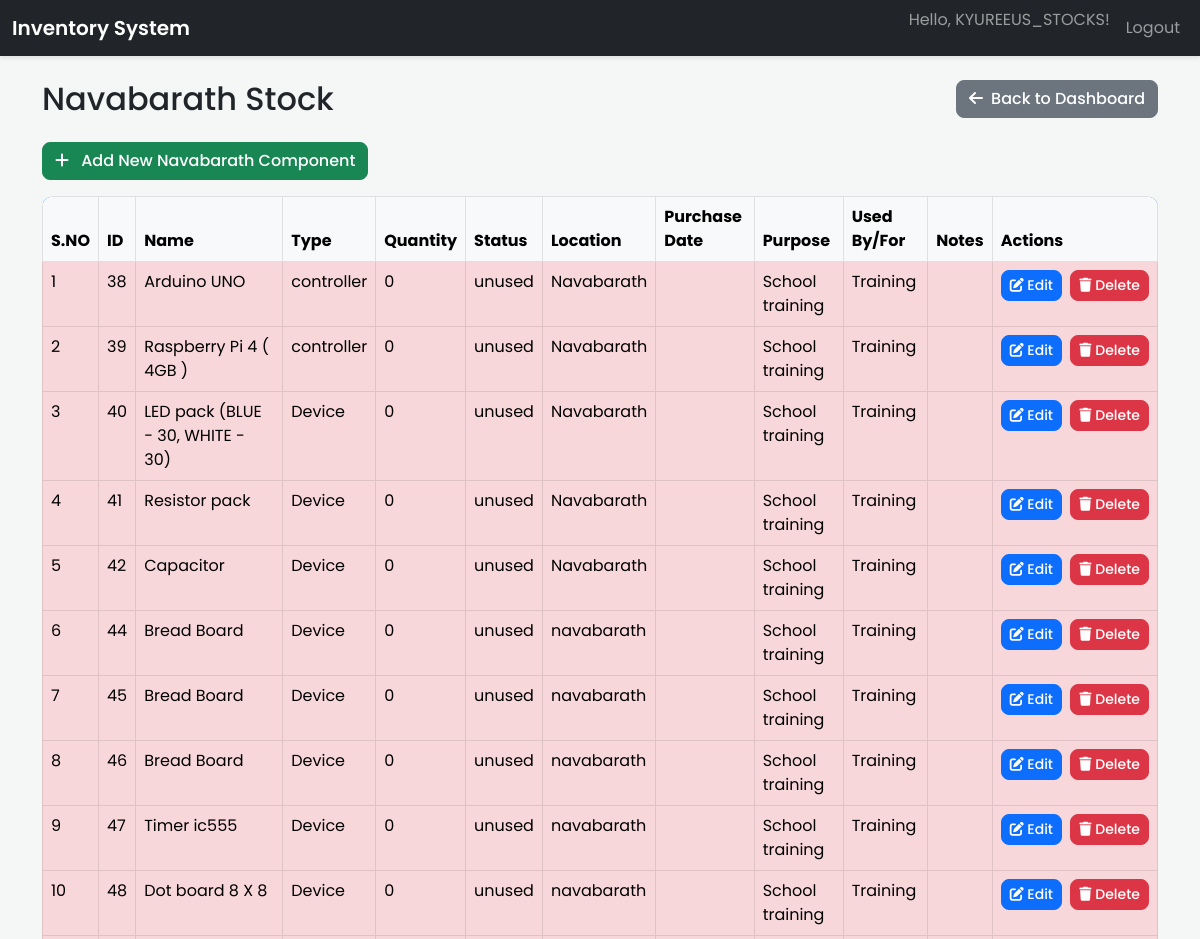
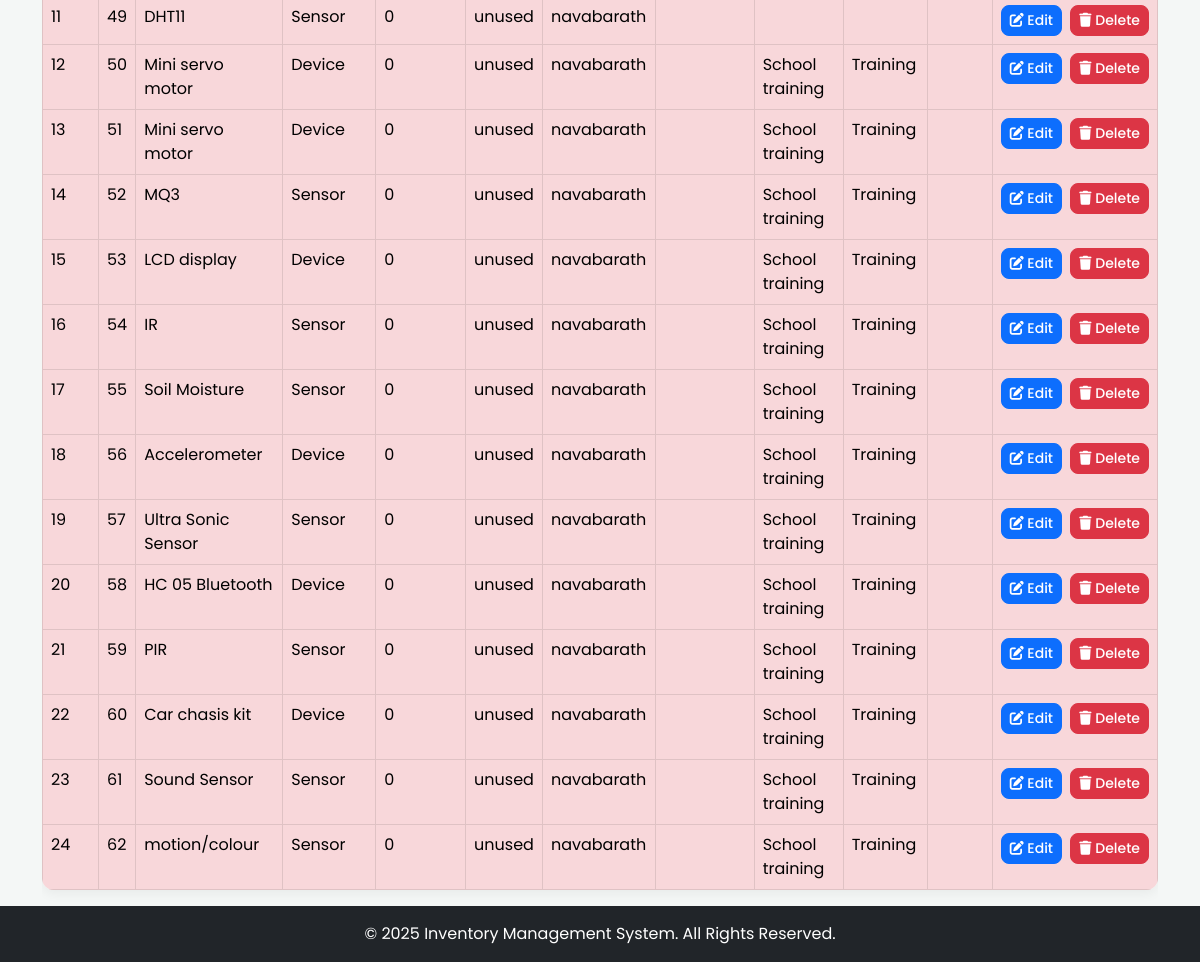
The app's page /navabarath (signed in) with its own data (2 pictures, top to bottom).
### app.py (models this page shows)
class User(db.Model, UserMixin):
    id = db.Column(db.Integer, primary_key=True)
    username = db.Column(db.String(80), unique=True, nullable=False)
    password_hash = db.Column(db.String(128), nullable=False)

class Component(db.Model):
    id = db.Column(db.Integer, primary_key=True)
    name = db.Column(db.String(100), nullable=False)
    type = db.Column(db.String(100), nullable=False)
    quantity = db.Column(db.Integer, nullable=False)
    status = db.Column(db.String(20), nullable=False)  # used, unused, defect
    location = db.Column(db.String(100))
    purchase_date = db.Column(db.String(20))
    notes = db.Column(db.Text)
    purpose = db.Column(db.String(200))
    used_by_for = db.Column(db.String(100))

### app.py (the view)
@app.route('/navabarath')
@login_required
def navabarath():
    navabarath_components = Component.query.filter(Component.location.ilike('%navabarath%')).all()
    return render_template('navabarath.html', navabarath_components=navabarath_components)

### app.py (called while the page is built)
@login_manager.user_loader
def load_user(user_id):
    return User.query.get(int(user_id))

@app.context_processor
def inject_now():
    return {'now': datetime.datetime.utcnow()}

### templates/navabarath.html (shortened to what this page needs)
{% extends 'base.html' %}
{% block content %}
<div class="d-flex justify-content-between align-items-center mb-4">
    <h2 class="mb-0">Navabarath Stock</h2>
    <a href="/" class="btn btn-secondary"><i class="fas fa-arrow-left me-2"></i>Back to Dashboard</a>
</div>
<div class="mb-3">
    <button class="btn btn-success" type="button" data-bs-toggle="collapse" data-bs-target="#addComponentForm" aria-expanded="false" aria-controls="addComponentForm">
        <i class="fas fa-plus me-2"></i> Add New Navabarath Component
    </button>
</div>
<div class="table-responsive">
    <table class="table table-bordered table-hover">
        <thead class="table-light">
            <tr>
                <th>S.NO</th>
                <th>ID</th>
                <th>Name</th>
                <th>Type</th>
                <th>Quantity</th>
                <th>Status</th>
                <th>Location</th>
                <th>Purchase Date</th>
                <th>Purpose</th>
                <th>Used By/For</th>
                <th>Notes</th>
                <th>Actions</th>
            </tr>
        </thead>
        <tbody>
            {% for component in navabarath_components %}
            <tr {% if component.quantity < 5 %}class="table-danger"{% endif %}>
                <td>{{ loop.index }}</td>
                <td>{{ component.id }}</td>
                <td>{{ component.name }}</td>
                <td>{{ component.type }}</td>
                <td>{{ component.quantity }}</td>
                <td>{{ component.status }}</td>
                <td>{{ component.location }}</td>
                <td>{{ component.purchase_date }}</td>
                <td>{{ component.purpose }}</td>
                <td>{{ component.used_by_for }}</td>
                <td>{{ component.notes }}</td>
                <td>
                    <a href="/edit/{{ component.id }}" class="btn btn-sm btn-primary me-1"><i class="fas fa-edit"></i> Edit</a>
                    <form method="post" action="/delete/{{ component.id }}" style="display: inline;" onsubmit="return confirm('Are you sure you want to delete this component?')">
                        <button type="submit" class="btn btn-sm btn-danger"><i class="fas fa-trash"></i> Delete</button>
                    </form>
                </td>
            </tr>
            {% else %}
            <tr>
                <td colspan="12" class="text-center">No components found for Navabarath.</td>
            </tr>
            {% endfor %}
        </tbody>
    </table>
</div>
{% endblock %}

### templates/base.html (shortened to what this page needs)
<!DOCTYPE html>
<html lang="en">
<head>
    <link href="https://cdn.jsdelivr.net/npm/bootstrap@5.3.0/dist/css/bootstrap.min.css" rel="stylesheet">
    <link rel="stylesheet" href="https://cdnjs.cloudflare.com/ajax/libs/font-awesome/6.0.0/css/all.min.css">
    <link rel="stylesheet" href="/static/style.css">
</head>
<body>
    {% if request.endpoint not in ['login', 'register', 'index'] %}
    <nav class="navbar navbar-expand-lg navbar-dark bg-dark mb-4">
        <div class="container-fluid">
            <a class="navbar-brand" href="/">Inventory System</a>
            <div class="collapse navbar-collapse" id="navbarContent">
                <ul class="navbar-nav ms-auto mb-2 mb-lg-0">
                    {% if current_user.is_authenticated %}
                        <li class="nav-item">
                            <span class="navbar-text me-2">Hello, {{ current_user.username }}!</span>
                        </li>
                        <li class="nav-item">
                            <a class="nav-link" href="/logout">Logout</a>
                        </li>
                    {% endif %}
                </ul>
            </div>
        </div>
    </nav>
    {% endif %}
    <div class="container">
        {% block content %}{% endblock %}
    </div>
    <footer class="footer mt-auto py-3 bg-dark text-white">
        <div class="container text-center">
            <span>&copy; {{ now.year }} Inventory Management System. All Rights Reserved.</span>
        </div>
    </footer>
</body>
</html>

### static/style.css (style rules this page uses)
body { font-family: 'Poppins', sans-serif; background-color: #f4f7f6; color: #212529; display: flex; flex-direction: column; min-height: 100vh; }
.container { flex: 1; }
.navbar { box-shadow: 0 2px 4px rgba(0,0,0,.1); }
.navbar-brand { font-weight: 600; }
.btn { border-radius: 0.5rem; font-weight: 500; transition: all 0.2s ease-in-out; }
.table { border-radius: 0.75rem; overflow: hidden; box-shadow: 0 4px 12px rgba(0,0,0,0.05); }
.table thead { background-color: #0d6efd; color: white; }
.table th { border-top: none; border-bottom-width: 0; }
.btn-sm { padding: 0.25rem 0.5rem; font-size: 0.875rem; }
.table td:last-child { white-space: nowrap; width: 1%; }

### records on screen
User: username "KYUREEUS_STOCKS"
Component: id "38", name "Arduino UNO", type "controller", quantity "0", status "unused", location "Navabarath", purpose "School training", used_by_for "Training"
Component: id "39", name "Raspberry Pi 4 ( 4GB )", type "controller", quantity "0", status "unused", location "Navabarath", purpose "School training", used_by_for "Training"
Component: id "40", name "LED pack (BLUE - 30, WHITE - 30)", type "Device", quantity "0", status "unused", location "Navabarath", purpose "School training", used_by_for "Training"
Component: id "41", name "Resistor pack", type "Device", quantity "0", status "unused", location "Navabarath", purpose "School training", used_by_for "Training"
Component: id "42", name "Capacitor", type "Device", quantity "0", status "unused", location "Navabarath", purpose "School training", used_by_for "Training"
Component: id "44", name "Bread Board", type "Device", quantity "0", status "unused", location "navabarath", purpose "School training", used_by_for "Training"
Component: id "45", name "Bread Board", type "Device", quantity "0", status "unused", location "navabarath", purpose "School training", used_by_for "Training"
Component: id "46", name "Bread Board", type "Device", quantity "0", status "unused", location "navabarath", purpose "School training", used_by_for "Training"
Component: id "47", name "Timer ic555", type "Device", quantity "0", status "unused", location "navabarath", purpose "School training", used_by_for "Training"
Component: id "48", name "Dot board 8 X 8", type "Device", quantity "0", status "unused", location "navabarath", purpose "School training", used_by_for "Training"
Component: id "49", name "DHT11", type "Sensor", quantity "0", status "unused", location "navabarath"
Component: id "50", name "Mini servo motor", type "Device", quantity "0", status "unused", location "navabarath", purpose "School training", used_by_for "Training"
Component: id "51", name "Mini servo motor", type "Device", quantity "0", status "unused", location "navabarath", purpose "School training", used_by_for "Training"
Component: id "52", name "MQ3", type "Sensor", quantity "0", status "unused", location "navabarath", purpose "School training", used_by_for "Training"
Component: id "53", name "LCD display", type "Device", quantity "0", status "unused", location "navabarath", purpose "School training", used_by_for "Training"
Component: id "54", name "IR", type "Sensor", quantity "0", status "unused", location "navabarath", purpose "School training", used_by_for "Training"
Component: id "55", name "Soil Moisture", type "Sensor", quantity "0", status "unused", location "navabarath", purpose "School training", used_by_for "Training"
Component: id "56", name "Accelerometer", type "Device", quantity "0", status "unused", location "navabarath", purpose "School training", used_by_for "Training"
Component: id "57", name "Ultra Sonic Sensor", type "Sensor", quantity "0", status "unused", location "navabarath", purpose "School training", used_by_for "Training"
Component: id "58", name "HC 05 Bluetooth", type "Device", quantity "0", status "unused", location "navabarath", purpose "School training", used_by_for "Training"
Component: id "59", name "PIR", type "Sensor", quantity "0", status "unused", location "navabarath", purpose "School training", used_by_for "Training"
Component: id "60", name "Car chasis kit", type "Device", quantity "0", status "unused", location "navabarath", purpose "School training", used_by_for "Training"
Component: id "61", name "Sound Sensor", type "Sensor", quantity "0", status "unused", location "navabarath", purpose "School training", used_by_for "Training"
Component: id "62", name "motion/colour", type "Sensor", quantity "0", status "unused", location "navabarath", purpose "School training", used_by_for "Training"
